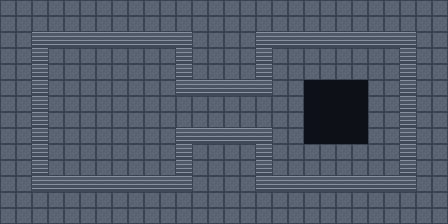

The image is a tile-based game level rendered from a .tmx file. Its description and complete source (layers, tilesets, objects, tile grids) follow:
An orthogonal 28x14 tile map with 16x16 px tiles, 2 tile layers (Floor, Walls).

<map version="1.11" tiledversion="1.12.2" orientation="orthogonal" renderorder="right-down" width="28" height="14" tilewidth="16" tileheight="16" infinite="0" nextlayerid="4" nextobjectid="1">
 <tileset firstgid="1" source="retro-dungeon-basic.tsx" />
 <layer id="1" name="Floor" width="28" height="14">
  <data encoding="csv">
21,21,21,21,21,21,21,21,21,21,21,21,21,21,21,21,21,21,21,21,21,21,21,21,21,21,21,21,
21,21,21,21,21,21,21,21,21,21,21,21,21,21,21,21,21,21,21,21,21,21,21,21,21,21,21,21,
21,21,21,21,21,21,21,21,21,21,21,21,21,21,21,21,21,21,21,21,21,21,21,21,21,21,21,21,
21,21,21,21,21,21,21,21,21,21,21,21,21,21,21,21,21,21,21,21,21,21,21,21,21,21,21,21,
21,21,21,21,21,21,21,21,21,21,21,21,21,21,21,21,21,21,21,21,21,21,21,21,21,21,21,21,
21,21,21,21,21,21,21,21,21,21,21,21,21,21,21,21,21,21,21,22,22,22,22,21,21,21,21,21,
21,21,21,21,21,21,21,21,21,21,21,21,21,21,21,21,21,21,21,22,22,22,22,21,21,21,21,21,
21,21,21,21,21,21,21,21,21,21,21,21,21,21,21,21,21,21,21,22,22,22,22,21,21,21,21,21,
21,21,21,21,21,21,21,21,21,21,21,21,21,21,21,21,21,21,21,22,22,22,22,21,21,21,21,21,
21,21,21,21,21,21,21,21,21,21,21,21,21,21,21,21,21,21,21,21,21,21,21,21,21,21,21,21,
21,21,21,21,21,21,21,21,21,21,21,21,21,21,21,21,21,21,21,21,21,21,21,21,21,21,21,21,
21,21,21,21,21,21,21,21,21,21,21,21,21,21,21,21,21,21,21,21,21,21,21,21,21,21,21,21,
21,21,21,21,21,21,21,21,21,21,21,21,21,21,21,21,21,21,21,21,21,21,21,21,21,21,21,21,
21,21,21,21,21,21,21,21,21,21,21,21,21,21,21,21,21,21,21,21,21,21,21,21,21,21,21,21
</data>
 </layer>
 <layer id="2" name="Walls" width="28" height="14">
  <data encoding="csv">
0,0,0,0,0,0,0,0,0,0,0,0,0,0,0,0,0,0,0,0,0,0,0,0,0,0,0,0,
0,0,0,0,0,0,0,0,0,0,0,0,0,0,0,0,0,0,0,0,0,0,0,0,0,0,0,0,
0,0,24,24,24,24,24,24,24,24,24,24,0,0,0,0,24,24,24,24,24,24,24,24,24,24,0,0,
0,0,24,0,0,0,0,0,0,0,0,24,0,0,0,0,24,0,0,0,0,0,0,0,0,24,0,0,
0,0,24,0,0,0,0,0,0,0,0,24,0,0,0,0,24,0,0,0,0,0,0,0,0,24,0,0,
0,0,24,0,0,0,0,0,0,0,0,24,24,24,24,24,24,0,0,0,0,0,0,0,0,24,0,0,
0,0,24,0,0,0,0,0,0,0,0,0,0,0,0,0,0,0,0,0,0,0,0,0,0,24,0,0,
0,0,24,0,0,0,0,0,0,0,0,0,0,0,0,0,0,0,0,0,0,0,0,0,0,24,0,0,
0,0,24,0,0,0,0,0,0,0,0,24,24,24,24,24,24,0,0,0,0,0,0,0,0,24,0,0,
0,0,24,0,0,0,0,0,0,0,0,24,0,0,0,0,24,0,0,0,0,0,0,0,0,24,0,0,
0,0,24,0,0,0,0,0,0,0,0,24,0,0,0,0,24,0,0,0,0,0,0,0,0,24,0,0,
0,0,24,24,24,24,24,24,24,24,24,24,0,0,0,0,24,24,24,24,24,24,24,24,24,24,0,0,
0,0,0,0,0,0,0,0,0,0,0,0,0,0,0,0,0,0,0,0,0,0,0,0,0,0,0,0,
0,0,0,0,0,0,0,0,0,0,0,0,0,0,0,0,0,0,0,0,0,0,0,0,0,0,0,0
</data>
 </layer>
 <objectgroup id="3" name="Objects" />
</map>
